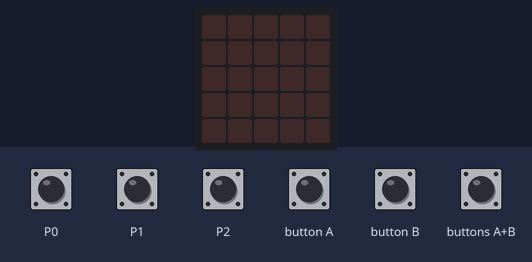
Bench run of a program on a simulated BBC micro:bit (MakeCode). Parts: the board's 5×5 LED display. Inputs (shaded band) come from the test bench.

Above: at 1.2 s.
1.3 s: button A pressed for 0.15 s
At 3.4 s:
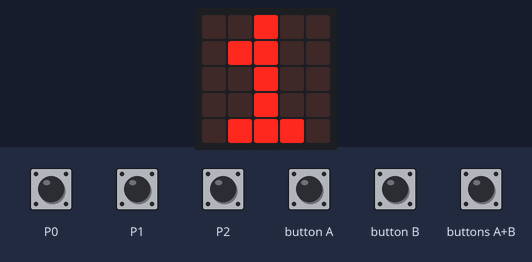
4.4 s: button B pressed for 0.15 s
At 4.67 s:
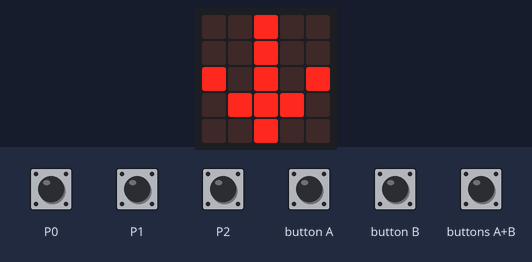
7.5 s: touch pin P1 pressed for 0.15 s
At 7.77 s:
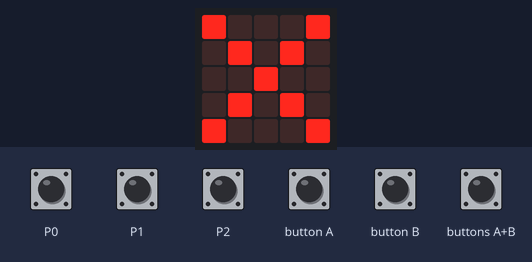
9.4 s: buttons A+B pressed for 0.15 s
At 10.1 s:
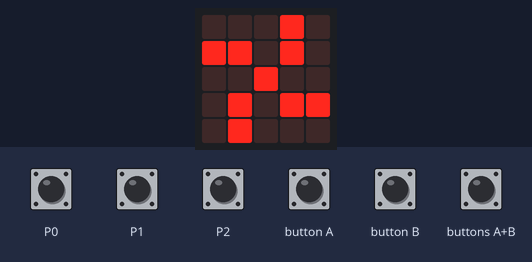
11.8 s: touch pin P0 pressed for 0.15 s
At 11.96 s:
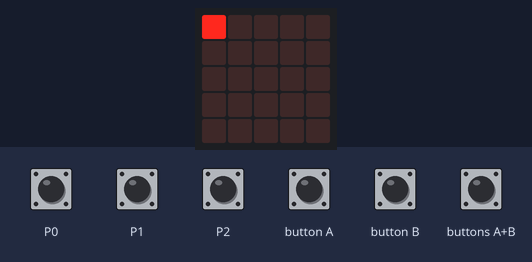
13.4 s: buttons A+B pressed for 1 s
At 15.8 s:
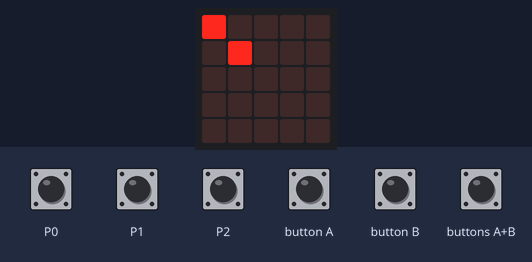
Timing chart, 0 to 16.9 s (numbered marks = the images above; inputs shaded):
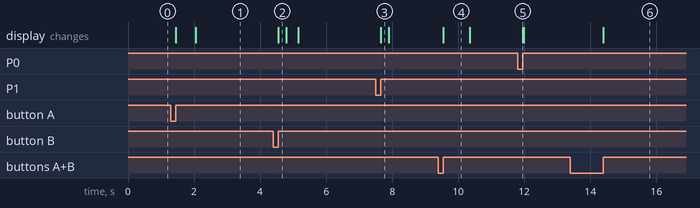

Measured:
- after the input at 1.3 s, the display: first changes after 0.15 s (image 1 shows a later state)
- after the input at 4.4 s, the display: changes after 0.15 s (image 2)
- after the input at 7.5 s, the display: changes after 0.15 s (image 3)
- after the input at 9.4 s, the display: changes after 0.15 s (image 4)
- after the input at 11.8 s, the display: changes after 0.15 s (image 5)
- after the input at 13.4 s, the display: changes after 1.0 s (image 6)
- what the display in image 4 shows lasts 0.8 s, from 9.6 s to 10.4 s

The program:

main.ts
```typescript
input.onPinPressed(TouchPin.P0, function () {
    if (Vuelo < 5) {
        if (!(Validar_xy())) {
            basic.showIcon(IconNames.No)
        }
    } else {
        basic.showIcon(IconNames.Diamond)
        basic.showString("FIN")
        basic.showString("TOTAL DE VUELOS")
        basic.showNumber(Vuelo)
    }
})
function LimiteDeCoordanadas () {
    if (Abscisa_X == 4 || Ordena_Y == 4) {
        basic.showString("Se acerca al límite")
        basic.pause(100)
        basic.showLeds(`
            . . # . .
            . # . # .
            # . # . #
            . # . # .
            . . # . .
            `)
        basic.pause(100)
    }
}
input.onButtonPressed(Button.A, function () {
    basic.clearScreen()
    basic.showArrow(ArrowNames.East)
    Abscisa_X += 1
    basic.showNumber(Abscisa_X)
    basic.pause(2000)
    if (!(Validar_xy())) {
        basic.showIcon(IconNames.No)
        Abscisa_X += -1
    }
})
function Validar_xy () {
    if (Abscisa_X >= 0 && Ordena_Y >= 0 && (Abscisa_X <= 4 && Ordena_Y <= 4)) {
        basic.clearScreen()
        led.plot(Abscisa_X, Ordena_Y)
        basic.pause(100)
        LimiteDeCoordanadas()
        return true
    } else {
        basic.pause(100)
        basic.showString("NO TENGO PISTA")
        basic.pause(100)
        basic.clearScreen()
        return false
    }
}
input.onPinPressed(TouchPin.P2, function () {
    if (Movimientos == 10) {
        basic.showArrow(ArrowNames.East)
        Ordena_Y += -1
        basic.showNumber(Ordena_Y)
    } else {
        basic.showIcon(IconNames.No)
    }
})
input.onButtonPressed(Button.AB, function () {
    for (let index = 0; index < Abscisa_X + Ordena_Y; index++) {
        basic.showLeds(`
            . . . # .
            # # . # .
            . . # . .
            . # . # #
            . # . . .
            `)
    }
    x__y = game.createSprite(Abscisa_X, Abscisa_X)
    Vuelo += 1
    Abscisa_X = 0
    Ordena_Y = 0
})
input.onButtonPressed(Button.B, function () {
    basic.clearScreen()
    basic.showArrow(ArrowNames.South)
    Ordena_Y += 1
    basic.showNumber(Ordena_Y)
    basic.pause(2000)
    if (!(Validar_xy())) {
        basic.showIcon(IconNames.No)
        Ordena_Y += -1
    }
})
input.onPinPressed(TouchPin.P1, function () {
    if (Movimientos == 10) {
        basic.showArrow(ArrowNames.West)
        Abscisa_X += 1
        basic.showNumber(Abscisa_X)
    } else {
        basic.showIcon(IconNames.No)
    }
})
function Vuelos () {
    if (Vuelo <= 5) {
        return true
    } else {
        basic.showString("FIN")
        basic.pause(100)
        return false
    }
}
let x__y: game.LedSprite = null
let Movimientos = 0
let Vuelo = 0
let Ordena_Y = 0
let Abscisa_X = 0
Abscisa_X = 0
Ordena_Y = 0
Vuelo = 0
basic.forever(function () {

})
```

test.ts
```typescript
// aquí va el archivo "tests"; esto no se compilará cuando este paquete se utilice como una extensión.
```
